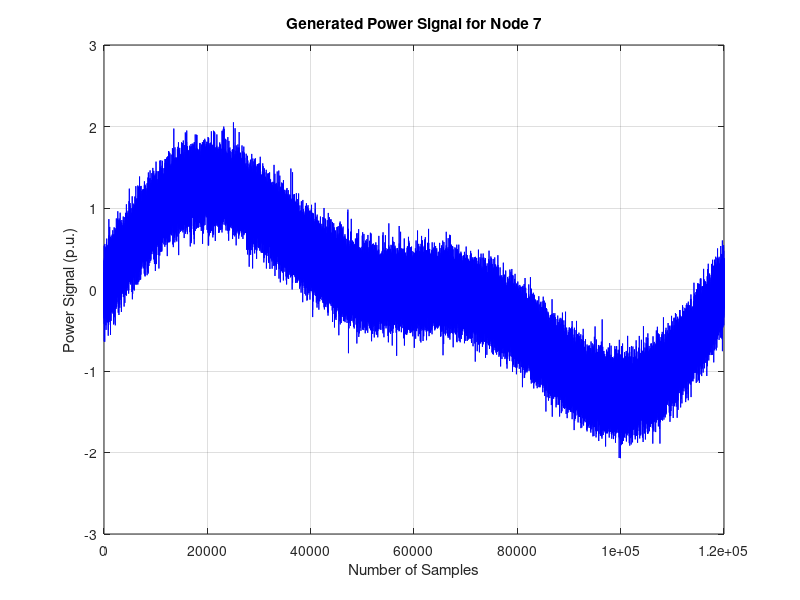

This chart was generated by the following MATLAB code: (Note: this script raises an error after producing the figure.)
%NODE 7
clc; clear; close all;

%% ========== 1. Generate Power Time-Series Data for Node 7 ==========
num_samples = 120000; % More than 100,000 samples
sample_index = 1:num_samples; % Number of samples
t = linspace(0, 365, num_samples); % Time vector for 12 months
power_signal = sin(2 * pi * t / 365) + 0.5 * sin(4 * pi * t / 365) + 0.2 * randn(size(t));

% Figure 1: Original Power Signal
figure;
plot(sample_index, power_signal, 'b');
xlabel('Number of Samples');
ylabel('Power Signal (p.u.)');
title('Generated Power Signal for Node 7');
grid on;
pause(0.1);

%% ========== 2. Perform Empirical Mode Decomposition (EMD) ==========
num_imfs = 10;
[imf_matrix, residual] = emd(power_signal, 'MaxNumIMF', num_imfs);

% Figure 2: IMF Decomposition (IMF 1-10 + Residual)
figure;
for j = 1:num_imfs
    subplot(11, 1, j);
    plot(sample_index, imf_matrix(:, j), 'k');
    title(['IMF ' num2str(j)]);
    grid on;
end
sgtitle('IMF Decomposition (IMF 1-10) for Node 7');

subplot(11, 1, 11);
plot(sample_index, residual, 'r');
xlabel('Number of Samples');
ylabel('Residual');
title('Residual Component');
grid on;
pause(0.1);

%% ========== 3. Compute Correlation Coefficients ==========
correlation_matrix = corrcoef(imf_matrix);

% Figure 3: Heatmap of IMF Correlation Coefficients
figure;
imagesc(correlation_matrix);
colorbar;
title('Correlation Coefficients of EMD Components');
xlabel('IMF Component');
ylabel('IMF Component');
axis square;
pause(0.1);

% Extract the first four components with the highest correlation coefficients
[~, sorted_indices] = sort(diag(correlation_matrix), 'descend');
selected_imfs = sorted_indices(1:4);

%% ========== 4. Reconstruct Signal Using Top 4 IMFs ==========
reconstructed_signal = sum(imf_matrix(:, selected_imfs), 2);

% Figure 4: Original vs Reconstructed Signal (Top 4 IMFs)
figure;
plot(sample_index, power_signal, 'b', 'DisplayName', 'Original Signal');
hold on;
plot(sample_index, reconstructed_signal, 'r--', 'DisplayName', 'Reconstructed Signal');
xlabel('Number of Samples');
ylabel('Signal Amplitude');
title('Original vs Reconstructed Signal for Node 7');
legend;
grid on;
pause(0.1);

%% ========== 5. Display All Required Outputs Before Saving ==========
disp('Displaying IMF Decomposition (IMF 1-10 + Residual)...');
figure(2);

disp('Displaying Heatmap of Correlation Coefficients...');
figure(3);

%% ========== 6. Save Outputs ==========
save('simulation_results_node7.mat', 'imf_matrix', 'correlation_matrix', 'reconstructed_signal', 'sample_index', 'power_signal');

disp('Simulation completed successfully. Results saved in "simulation_results_node7.mat".');
